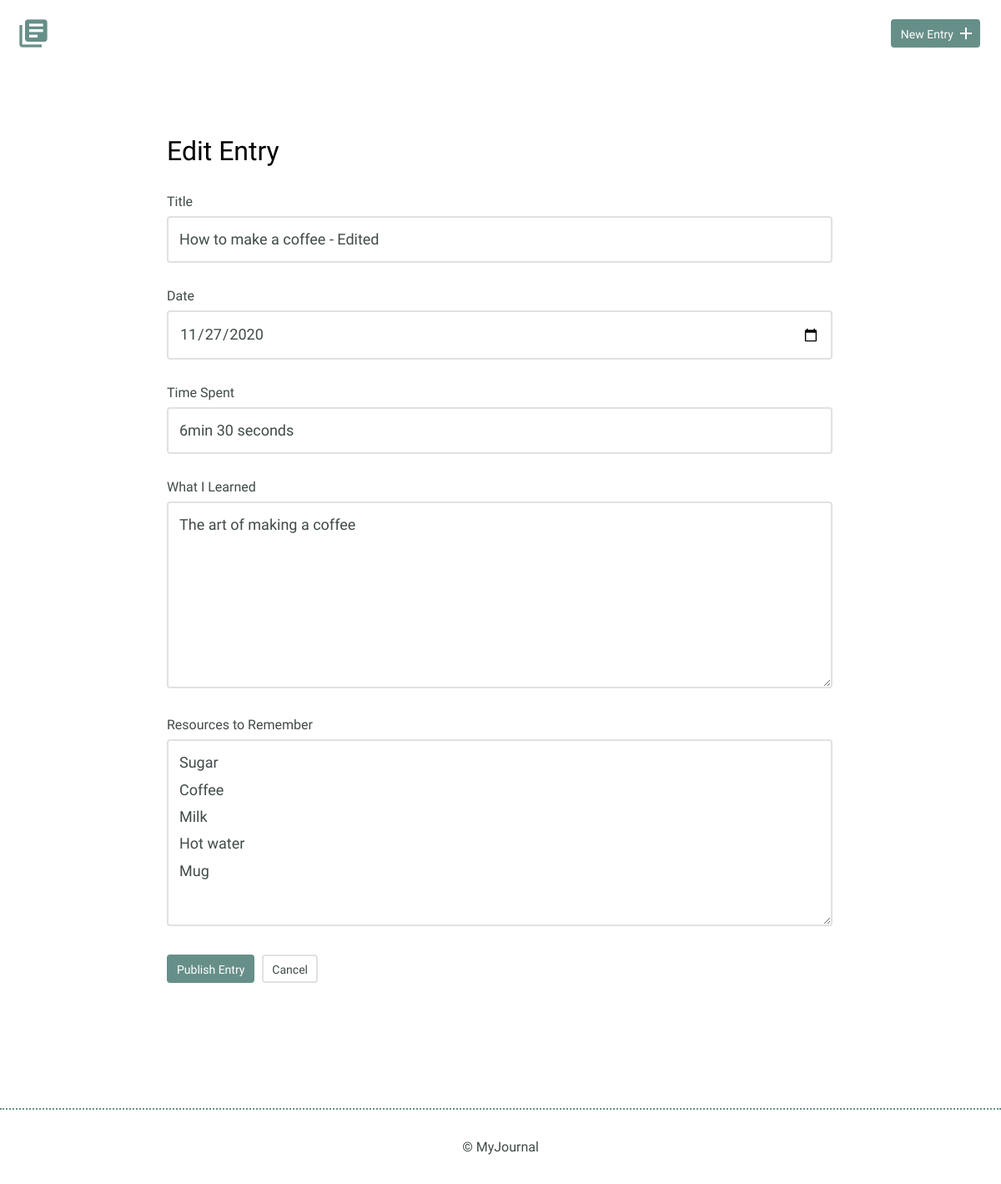
/edit.php?id=5, run on the app's committed database.
### tables this page shows
CREATE TABLE "entries" (
	`id`	INTEGER,
	`title`	TEXT,
	`date`	TEXT,
	`time_spent`	INTEGER,
	`learned`	BLOB,
	`resources`	BLOB,
	PRIMARY KEY(`id`)
);

### inc/functions.php (called while the page is built, shortened)
<?php
function get_journal_entry($entry_id) {
include('dbconnect.php');
$sql = 'SELECT * FROM entries WHERE id = ?';
try {
  $results = $db->prepare($sql);
  $results->bindValue(1,$entry_id,PDO::PARAM_INT);
  $results->execute();
  return $results->fetch(PDO::FETCH_ASSOC);
} catch (Exception $e) {
  echo $e->getMessage();
  return false;
}
}
?>

### edit.php (the view, shortened to what this page needs)
<?php
include('inc/functions.php');
if(isset($_GET['id'])) {
    $entry_id = filter_input(INPUT_GET, 'id',FILTER_SANITIZE_NUMBER_INT);
    $journal_entry = get_journal_entry($entry_id);
}
?>
<!DOCTYPE html>
<html>
    <head>
        <link rel="stylesheet" href="css/normalize.css">
        <link rel="stylesheet" href="css/site.css">
    </head>
    <body>
        <header>
            <div class="container">
                <div class="site-header">
                    <a class="logo" href="index.php"><i class="material-icons">library_books</i></a>
                    <a class="button icon-right" href="new.php"><span>New Entry</span> <i class="material-icons">add</i></a>
                </div>
            </div>
        </header>
        <section>
            <div class="container">
                <div class="edit-entry">
                    <h2>Edit Entry</h2>
                    <form method="post">
                        <label for="title"> Title</label>
                        <input id="title" type="text" name="title" value="<?php echo $journal_entry['title'];?>"><br>
                        <label for="date">Date</label>
                        <input id="date" type="date" name="date" value="<?php echo $journal_entry['date'];?>"><br>
                        <label for="time-spent"> Time Spent</label>
                        <input id="time-spent" type="text" name="timeSpent" value="<?php echo $journal_entry['time_spent'];?>"><br>
                        <label for="what-i-learned">What I Learned</label>
                        <textarea id="what-i-learned" rows="5" name="whatILearned" ><?php echo $journal_entry['learned'];?></textarea>
                        <label for="resources-to-remember">Resources to Remember</label>
                        <textarea id="resources-to-remember" rows="5" name="ResourcesToRemember" ><?php echo $journal_entry['resources'];?></textarea>
                        <input type="submit" value="Publish Entry" class="button">
                        <a href="detail.php?id='<?php echo $entry_id;  ?>''" class="button button-secondary">Cancel</a>
                    </form>
                </div>
            </div>
        </section>
        <footer>
            <div>
                &copy; MyJournal
            </div>
        </footer>
    </body>
</html>

### css/site.css (style rules this page uses)
body { font-size: 16px; color: #404a49; font-family: 'Cousine', serif; font-weight: 400; }
.container { margin: 0 auto; padding: 0 25px; }
header .site-header { margin: 0 auto; height: 95px; }
header .logo i { color: #678f89; margin: 20px 0 0 -5px; float: left; font-size: 40px; }
header .button { float: right; margin: 33px 0 0 0; }
footer { text-align: center; padding: 35px 0; border-top: 2px dotted #678f89; }
.button { padding: 8px 10px 6px 10px; background: #678f89; border: 2px solid #678f89; border-radius: 4px; text-decoration: none; color: #FFF; position: relative; text-align: center; font-size: 14px; }
.button.button-secondary { background: #FFF; border: 2px solid #e1e1e1; color: #404a49; }
.button.icon-right { padding-right: 30px; top: -10px; }
.button.icon-right i { position: absolute; top: 3px; right: 3px; }
h1, h2, h3 { margin: 0; font-weight: 400; line-height: 1em; color: #000; }
h2 { font-size: 32px; }
.entry-list, .edit-entry, .new-entry { max-width: 800px; margin: 0 auto; padding: 70px 0 150px 0; }
.edit-entry h2, .new-entry h2 { margin-bottom: 35px; }
form label { display: block; margin-bottom: 8px; }
form input[type=text], form input[type=password], form input[type=date], form textarea { border: 2px solid #e1e1e1; font-size: 18px; line-height: 1.8em; padding:10px 13px; margin-bottom: 30px; border-radius: 4px; width: calc(100% - 32px); }
.edit-entry form textarea, .new-entry form textarea { min-height: 200px; }
input[type=submit] { margin-right: 5px; }

### data on the page
entries: title "How to make a coffee - Edited", date "11/27/2020", timeSpent "6min 30 seconds", whatILearned "The art of making a coffee", ResourcesToRemember "Sugar Coffee Milk Hot water Mug"
